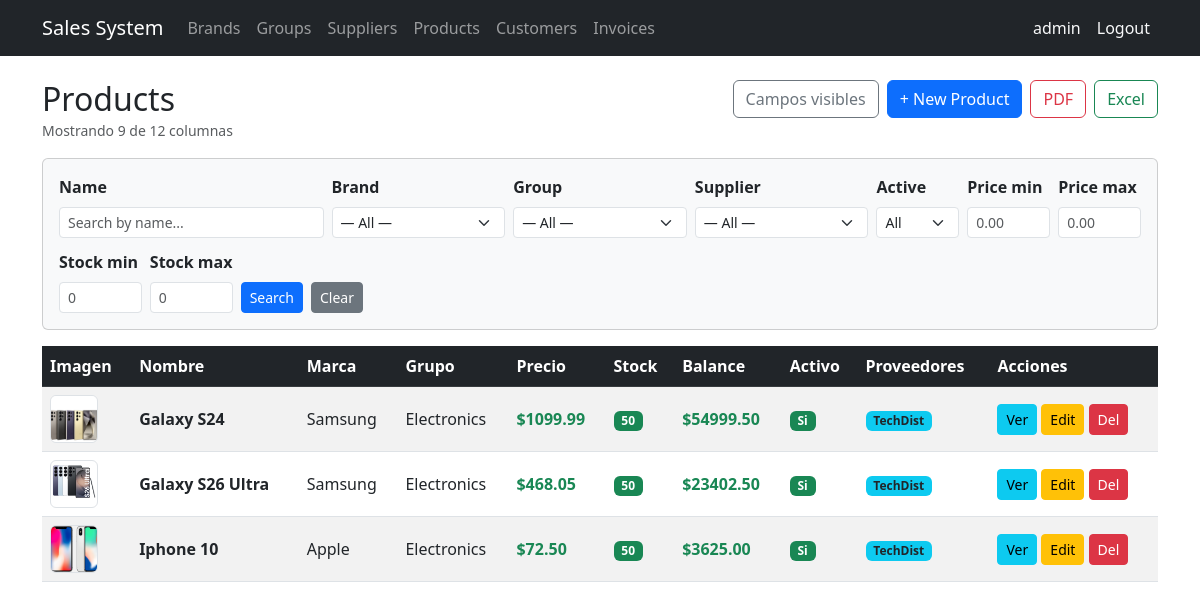
Screenshot of /products/ (signed in) with the database file from the repository.
### billing/models.py (models this page shows, shortened)
class Product(models.Model):
    name = models.CharField(max_length=200, verbose_name='Product Name')
    description = models.TextField(blank=True, null=True)
    brand = models.ForeignKey(Brand, on_delete=models.PROTECT, related_name='products')
    group = models.ForeignKey(ProductGroup, on_delete=models.PROTECT, related_name='products')
    suppliers = models.ManyToManyField(Supplier, related_name='products', blank=True)
    unit_price = models.DecimalField(max_digits=12, decimal_places=2)
    stock = models.IntegerField(default=0)
    image = models.ImageField(upload_to='products/', blank=True, null=True, verbose_name='Image')
    is_active = models.BooleanField(default=True)
    created_at = models.DateTimeField(auto_now_add=True)
    updated_at = models.DateTimeField(auto_now=True)
    class Meta:
        verbose_name = 'Product'
        verbose_name_plural = 'Products'
        ordering = ['name']
    @property
    def balance(self):
        return round(self.unit_price * self.stock, 2)

class Brand(models.Model):
    name = models.CharField(max_length=100, unique=True, verbose_name='Brand Name')
    description = models.TextField(blank=True, null=True)
    is_active = models.BooleanField(default=True)
    created_at = models.DateTimeField(auto_now_add=True)
    updated_at = models.DateTimeField(auto_now=True)
    class Meta:
        verbose_name = 'Brand'
        verbose_name_plural = 'Brands'
        ordering = ['name']

class ProductGroup(models.Model):
    name = models.CharField(max_length=100, unique=True, verbose_name='Group Name')
    is_active = models.BooleanField(default=True)
    created_at = models.DateTimeField(auto_now_add=True)
    updated_at = models.DateTimeField(auto_now=True)
    class Meta:
        verbose_name = 'Product Group'
        verbose_name_plural = 'Product Groups'
        ordering = ['name']

class Supplier(models.Model):
    name = models.CharField(max_length=200, verbose_name='Company Name')
    contact_name = models.CharField(max_length=200, blank=True, null=True)
    email = models.EmailField(blank=True, null=True)
    phone = models.CharField(max_length=20, blank=True, null=True)
    address = models.TextField(blank=True, null=True)
    is_active = models.BooleanField(default=True)
    created_at = models.DateTimeField(auto_now_add=True)
    updated_at = models.DateTimeField(auto_now=True)
    class Meta:
        verbose_name = 'Supplier'
        verbose_name_plural = 'Suppliers'
        ordering = ['name']

### billing/views.py (the view, shortened to what this page needs)
# urls.py: path('products/', views.ProductListView.as_view(), name='product_list'),
class ProductListView(LoginRequiredMixin, ExportMixin, ListView):
    model = Product
    template_name = 'billing/product_list.html'
    context_object_name = 'items'
    paginate_by = 10
    export_title = 'Products'
    def get_queryset(self):
        qs = Product.objects.select_related('brand', 'group').prefetch_related('suppliers')
        name = self.request.GET.get('name', '').strip()
        brand = self.request.GET.get('brand', '')
        group = self.request.GET.get('group', '')
        price_min = self.request.GET.get('price_min', '').strip()
        price_max = self.request.GET.get('price_max', '').strip()
        stock_min = self.request.GET.get('stock_min', '').strip()
        stock_max = self.request.GET.get('stock_max', '').strip()
        supplier = self.request.GET.get('supplier', '')
        is_active = self.request.GET.get('is_active', '')
        if name:
            qs = qs.filter(name__icontains=name)
        if brand:
            qs = qs.filter(brand_id=brand)
        if group:
            qs = qs.filter(group_id=group)
        if price_min:
            qs = qs.filter(unit_price__gte=price_min)
        if price_max:
            qs = qs.filter(unit_price__lte=price_max)
        if stock_min:
            qs = qs.filter(stock__gte=stock_min)
        if stock_max:
            qs = qs.filter(stock__lte=stock_max)
        if supplier:
            qs = qs.filter(suppliers__id=supplier).distinct()
        if is_active != '':
            qs = qs.filter(is_active=(is_active == '1'))
        return qs
    def get_context_data(self, **kwargs):
        ctx = super().get_context_data(**kwargs)
        ctx['brands'] = Brand.objects.order_by('name')
        ctx['groups'] = ProductGroup.objects.order_by('name')
        ctx['suppliers'] = Supplier.objects.order_by('name')
        ctx['q'] = self.request.GET
        ctx['all_columns_json'] = json.dumps([
            {'key': c['key'], 'label': c['label'], 'default': c['default']}
            for c in _PRODUCT_COLS_DEF
        ])
        ctx['default_cols_json'] = json.dumps(_PRODUCT_DEFAULT_COLS)
        return ctx

### shared/mixins.py (called while the page is built)
    def get(self, request, *args, **kwargs):
        fmt = request.GET.get('format', '').lower()
        if fmt in ('pdf', 'excel'):
            from shared.exports import export_to_pdf, export_to_excel
            qs = self.get_queryset()
            columns = self.get_export_columns()
            fn = export_to_pdf if fmt == 'pdf' else export_to_excel
            return fn(qs, columns, self.export_title)
        return super().get(request, *args, **kwargs)

    def get_context_data(self, **kwargs):
        ctx = super().get_context_data(**kwargs)
        params = self.request.GET.copy()
        params.pop('format', None)
        params.pop('page', None)
        params.pop('cols', None)
        ctx['export_qs'] = params.urlencode()
        return ctx

### billing/templates/billing/product_list.html (shortened to what this page needs)
{% extends 'billing/base.html' %}
{% block content %}
<div class="d-flex flex-wrap justify-content-between align-items-start gap-3 mb-3">
  <div>
    <h2 class="mb-0">Products</h2>
    <small class="text-muted" id="col-counter">Cargando columnas...</small>
  </div>
  <div class="d-flex flex-wrap gap-2">
    <button type="button" class="btn btn-outline-secondary"
            data-bs-toggle="modal" data-bs-target="#colSelectorModal">
      Campos visibles
    </button>
    <a href="{% url 'billing:product_create' %}" class="btn btn-primary">+ New Product</a>
    <a href="#" id="btn-export-pdf"   class="btn btn-outline-danger">PDF</a>
    <a href="#" id="btn-export-excel" class="btn btn-outline-success">Excel</a>
  </div>
</div>
<form method="get" class="mb-3" id="filter-form">
  <div class="card card-body bg-light">
    <div class="row g-2">
      <div class="col-md-3">
        <label class="form-label fw-semibold">Name</label>
        <input type="text" name="name" class="form-control form-control-sm"
               placeholder="Search by name..." value="{{ q.name }}">
      </div>
      <div class="col-md-2">
        <label class="form-label fw-semibold">Brand</label>
        <select name="brand" class="form-select form-select-sm">
          <option value="">— All —</option>
        </select>
      </div>
      <div class="col-md-2">
        <label class="form-label fw-semibold">Group</label>
        <select name="group" class="form-select form-select-sm">
          <option value="">— All —</option>
        </select>
      </div>
      <div class="col-md-2">
        <label class="form-label fw-semibold">Supplier</label>
        <select name="supplier" class="form-select form-select-sm">
          <option value="">— All —</option>
        </select>
      </div>
      <div class="col-md-1">
        <label class="form-label fw-semibold">Active</label>
        <select name="is_active" class="form-select form-select-sm">
          <option value="">All</option>
        </select>
      </div>
      <div class="col-md-1">
        <label class="form-label fw-semibold">Price min</label>
        <input type="number" name="price_min" class="form-control form-control-sm"
               placeholder="0.00" step="0.01" min="0" value="{{ q.price_min }}">
      </div>
      <div class="col-md-1">
        <label class="form-label fw-semibold">Price max</label>
        <input type="number" name="price_max" class="form-control form-control-sm"
               placeholder="0.00" step="0.01" min="0" value="{{ q.price_max }}">
      </div>
    </div>
    <div class="row g-2 mt-1">
      <div class="col-md-1">
        <label class="form-label fw-semibold">Stock min</label>
        <input type="number" name="stock_min" class="form-control form-control-sm"
               placeholder="0" min="0" value="{{ q.stock_min }}">
      </div>
      <div class="col-md-1">
        <label class="form-label fw-semibold">Stock max</label>
        <input type="number" name="stock_max" class="form-control form-control-sm"
               placeholder="0" min="0" value="{{ q.stock_max }}">
      </div>
      <div class="col-md-2 d-flex align-items-end gap-2">
        <button type="submit" class="btn btn-sm btn-primary">Search</button>
        <a href="{% url 'billing:product_list' %}" class="btn btn-sm btn-secondary">Clear</a>
      </div>
    </div>
  </div>
</form>
<div class="table-responsive" id="table-wrapper" style="transition: opacity .2s ease;">
  <table class="table table-striped table-hover align-middle mb-0" id="products-table">
    <thead class="table-dark">
      <tr>
        <th data-col="image">Imagen</th>
        <th data-col="name">Nombre</th>
        <th data-col="brand">Marca</th>
        <th data-col="group">Grupo</th>
        <th data-col="price">Precio</th>
        <th data-col="stock">Stock</th>
        <th data-col="balance">Balance</th>
        <th data-col="is_active">Activo</th>
        <th data-col="suppliers">Proveedores</th>
        <th class="text-nowrap">Acciones</th>
      </tr>
    </thead>
    <tbody>
      {% for item in items %}
      <tr>
        <td data-col="image">
          {% if item.image %}
            <img src="{{ item.image.url }}" alt="{{ item.name }}"
                 style="width:48px;height:48px;object-fit:cover;border-radius:6px;border:1px solid #dee2e6;">
          {% endif %}
        </td>
        <td data-col="name" class="fw-semibold">{{ item.name }}</td>
        <td data-col="brand">{{ item.brand.name }}</td>
        <td data-col="group">{{ item.group.name }}</td>
        <td data-col="price" class="text-success fw-semibold">${{ item.unit_price }}</td>
        <td data-col="stock">
          {% if item.stock <= 5 %}
            <span class="badge bg-danger">{{ item.stock }}</span>
          {% elif item.stock <= 20 %}
            <span class="badge bg-warning text-dark">{{ item.stock }}</span>
          {% else %}
            <span class="badge bg-success">{{ item.stock }}</span>
          {% endif %}
        </td>
        <td data-col="balance" class="text-success fw-semibold">${{ item.balance }}</td>
        <td data-col="is_active">
          {% if item.is_active %}
            <span class="badge bg-success">Si</span>
          {% else %}
            <span class="badge bg-secondary">No</span>
          {% endif %}
        </td>
        <td data-col="suppliers">
          {% for s in item.suppliers.all %}
            <span class="badge bg-info text-dark me-1">{{ s.name }}</span>
          {% empty %}
            <span class="text-muted">—</span>
          {% endfor %}
        </td>
        <td class="text-nowrap">
          <a href="{% url 'billing:product_detail' item.pk %}" class="btn btn-sm btn-info">Ver</a>
          <a href="{% url 'billing:product_update' item.pk %}" class="btn btn-sm btn-warning">Edit</a>
          <a href="{% url 'billing:product_delete' item.pk %}" class="btn btn-sm btn-danger">Del</a>
        </td>
      </tr>
      {% empty %}
      <tr>
        <td colspan="13" class="text-center text-muted py-5">No products found.</td>
      </tr>
      {% endfor %}
    </tbody>
  </table>
</div>
{% endblock %}

### billing/templates/billing/base.html (shortened to what this page needs)
<!DOCTYPE html>
<html lang="es">
<head>
  <link href="https://cdn.jsdelivr.net/npm/bootstrap@5.3.0/dist/css/bootstrap.min.css" rel="stylesheet">
</head>
<body>
<nav class="navbar navbar-expand-lg navbar-dark bg-dark">
  <div class="container">
    <a class="navbar-brand" href="{% url 'billing:home' %}">Sales System</a>
    <div class="collapse navbar-collapse" id="nav">
      <ul class="navbar-nav me-auto">
        {% if user.is_authenticated %}
        <li class="nav-item"><a class="nav-link" href="{% url 'billing:brand_list' %}">Brands</a></li>
        <li class="nav-item"><a class="nav-link" href="{% url 'billing:productgroup_list' %}">Groups</a></li>
        <li class="nav-item"><a class="nav-link" href="{% url 'billing:supplier_list' %}">Suppliers</a></li>
        <li class="nav-item"><a class="nav-link" href="{% url 'billing:product_list' %}">Products</a></li>
        <li class="nav-item"><a class="nav-link" href="{% url 'billing:customer_list' %}">Customers</a></li>
        <li class="nav-item"><a class="nav-link" href="{% url 'billing:invoice_list' %}">Invoices</a></li>
        {% endif %}
      </ul>
      <ul class="navbar-nav">
        {% if user.is_authenticated %}
        <li class="nav-item"><span class="nav-link text-light">{{ user.username }}</span></li>
        <li class="nav-item">
            <form method="post" action="{% url 'logout' %}" class="d-inline">
                <button type="submit" class="nav-link btn btn-link text-light"
                        style="text-decoration:none;">Logout</button>
            </form>
        </li>
        {% else %}
        <li class="nav-item"><a class="nav-link" href="{% url 'login' %}">Login</a></li>
        <li class="nav-item"><a class="nav-link" href="{% url 'billing:signup' %}">Sign Up</a></li>
        {% endif %}
      </ul>
    </div>
  </div>
</nav>
<div class="container mt-4">
  {% block content %}{% endblock %}
</div>
</body>
</html>

### rows the page displays
Product: image (picture), name "Galaxy S24", brand.name "Samsung", group.name "Electronics", unit_price "1099.99", stock "50", balance "54999.50", is_active "Si"
Supplier: name "TechDist"
Product: image (picture), name "Galaxy S26 Ultra", brand.name "Samsung", group.name "Electronics", unit_price "468.05", stock "50", balance "23402.50", is_active "Si"
Product: image (picture), name "Iphone 10", brand.name "Apple", group.name "Electronics", unit_price "72.50", stock "50", balance "3625.00", is_active "Si"

### other values shown
{{ user.username }} "admin"
